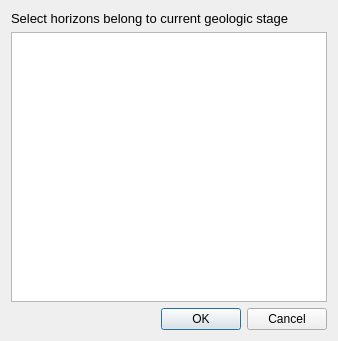
<?xml version="1.0" encoding="UTF-8"?>
<ui version="4.0">
 <class>GSDlgSelectHorizon</class>
 <widget class="QDialog" name="GSDlgSelectHorizon">
  <property name="geometry">
   <rect>
    <x>0</x>
    <y>0</y>
    <width>338</width>
    <height>341</height>
   </rect>
  </property>
  <property name="windowTitle">
   <string>GSDlgSelectHorizon</string>
  </property>
  <layout class="QGridLayout" name="gridLayout">
   <item row="0" column="0">
    <widget class="QLabel" name="label">
     <property name="font">
      <font>
       <pointsize>10</pointsize>
       <weight>50</weight>
       <bold>false</bold>
      </font>
     </property>
     <property name="text">
      <string>Select horizons belong to current geologic stage</string>
     </property>
    </widget>
   </item>
   <item row="0" column="1">
    <widget class="QLabel" name="label_2">
     <property name="toolTip">
      <string>&lt;html&gt;&lt;head/&gt;&lt;body&gt;&lt;p&gt;Here list all horizons of current survey.  Select horizons already belong to other geologic stage will automatically wipe them out from that stage.&lt;/p&gt;&lt;/body&gt;&lt;/html&gt;</string>
     </property>
     <property name="text">
      <string/>
     </property>
     <property name="pixmap">
      <pixmap resource="../GeoStressMaster/mainwindow.qrc">:/icons/HelpInfo.png</pixmap>
     </property>
     <property name="alignment">
      <set>Qt::AlignCenter</set>
     </property>
    </widget>
   </item>
   <item row="1" column="0" colspan="2">
    <widget class="QListWidget" name="listWidget"/>
   </item>
   <item row="2" column="0" colspan="2">
    <widget class="QDialogButtonBox" name="buttonBox">
     <property name="toolTip">
      <string>&lt;html&gt;&lt;head/&gt;&lt;body&gt;&lt;p&gt;Here list all horizons belong to current survey.  Select horizons already belongs to other geologic stage will automatically wipe them out from that stage.&lt;/p&gt;&lt;/body&gt;&lt;/html&gt;</string>
     </property>
     <property name="standardButtons">
      <set>QDialogButtonBox::Cancel|QDialogButtonBox::Ok</set>
     </property>
    </widget>
   </item>
  </layout>
 </widget>
 <layoutdefault spacing="6" margin="11"/>
 <resources>
  <include location="../GeoStressMaster/mainwindow.qrc"/>
 </resources>
 <connections>
  <connection>
   <sender>buttonBox</sender>
   <signal>rejected()</signal>
   <receiver>GSDlgSelectHorizon</receiver>
   <slot>reject()</slot>
   <hints>
    <hint type="sourcelabel">
     <x>297</x>
     <y>320</y>
    </hint>
    <hint type="destinationlabel">
     <x>4</x>
     <y>298</y>
    </hint>
   </hints>
  </connection>
  <connection>
   <sender>buttonBox</sender>
   <signal>accepted()</signal>
   <receiver>GSDlgSelectHorizon</receiver>
   <slot>accept()</slot>
   <hints>
    <hint type="sourcelabel">
     <x>219</x>
     <y>322</y>
    </hint>
    <hint type="destinationlabel">
     <x>21</x>
     <y>339</y>
    </hint>
   </hints>
  </connection>
 </connections>
</ui>
